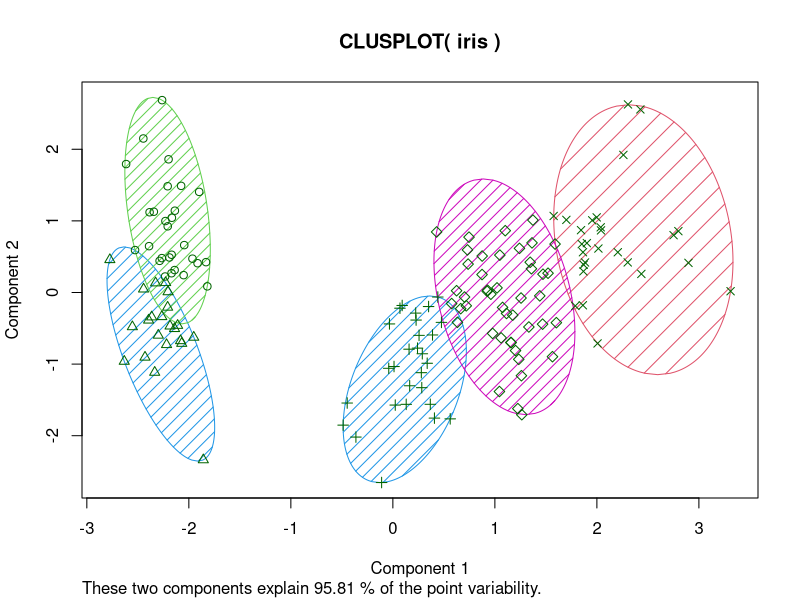

This figure's R source: (Note: this script raises an error after producing the figure.)
#k-means clustering
library(cluster)

data(iris)

iris$Species <- as.numeric(iris$Species)
iris$Species <- NULL

kmeans <- kmeans(x = iris, centers=5)

attributes(kmeans)

clusplot(iris, kmeans$cluster, color=T, shade=T, labels=13, lines=0)

# -----------------------------------
library(cluster)
library(ggplot2)

data(iris)

iris$Species <- as.numeric(iris$Species)

cost_df <- data.frame()

for(i in 1:100){
  kmeans <- kmeans(x = iris, centers = i, iter.max = 50)
  cost_df <- rbind(cost_df, cbind(i, kmeans$tot.withinss))
}
names(cost_df) <- c("cluster", "cost")

#Elbow method to identify the idle number of Cluster
#Cost plot
ggplot(data = cost_df, aes(x = cluster, y = cost, group = 1)) +
  theme_bw(base_family = "Garamond") +
  geom_line(colour = "darkgreen") +
  theme(text = element_text(size=20)) +
  ggtitle("Reduction In Cost For Values of 'k'\n") +
  xlab("\nClusters") +
  ylab("Within-Cluster Sum of Squares\n")